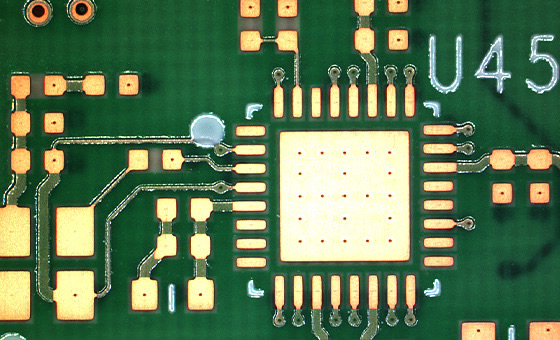
#> input picture pcb.jpg, 560 x 340 px
$ jupyter execute objectcounting.ipynb
#> lines starting #> are read from the running program, lines starting #| are printed output that depends on the picture; after the words box and inside, x2 and y2 are one past the last pixel; in counts of white or black regions, pixels touching at a corner belong together
OBJECT COUNTING

[cell 1]
import cv2 as cv
import numpy as np
from matplotlib import pyplot as plt
import time
cTime1 = time.time()
img = cv.imread("pcb.jpg", cv.IMREAD_COLOR)
#> img is the input picture: shape (340, 560, 3); mean B, G, R 83.8, 120.9, 91
img_gray = cv.cvtColor(img, cv.COLOR_BGR2GRAY)
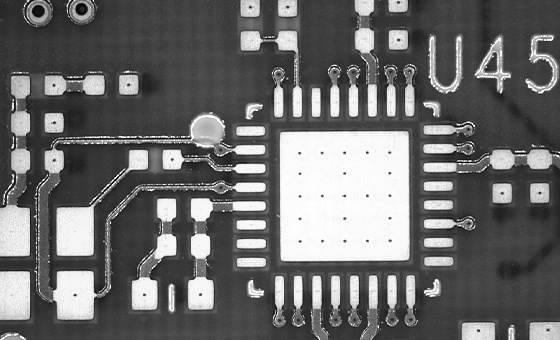
#> img_gray: shape (340, 560); min 1, max 255, mean 107.8

threshold =180
b_img = cv.threshold(img_gray, threshold,255,cv.THRESH_BINARY )[1]
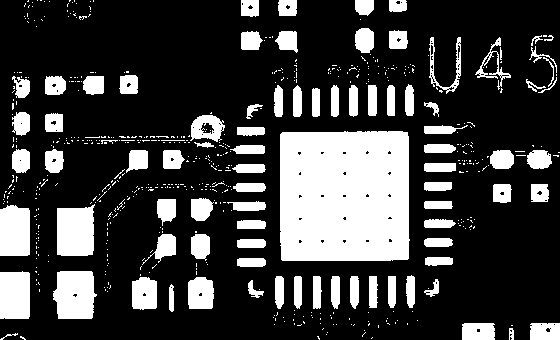
#> b_img: shape (340, 560); 24.3% white; 610 white regions (523 under 20 px)
plt.hist(img_gray.ravel(), 256, [0,256]); plt.show()
#> after `plt.hist(img_gray.ravel(), 256, [0, 256])`:
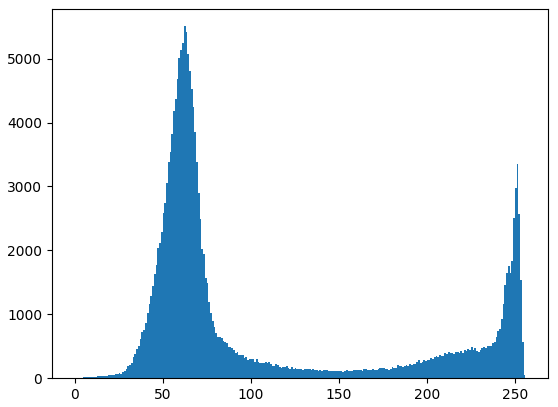
#> figure drawn by matplotlib, 1 panel; tallest bar 5507 high, from x = 62 to 63

contours, hierachy  = cv.findContours(b_img, cv.RETR_EXTERNAL, cv.CHAIN_APPROX_SIMPLE)
#> contours = 607 contours, 527 with area under 20; largest, box (x1, y1, x2, y2) and area: (280, 131, 410, 261) 16388, (53, 271, 97, 319) 1717, (57, 204, 95, 256) 1682, (0, 205, 30, 256) 1385, (0, 271, 30, 319) 1332
for i,cnt in enumerate(contours):
    if cv.contourArea(cnt) > 100:
        x,y,w,h = cv.boundingRect(cnt)
        cv.rectangle(img,(x,y),(x+w,y+h),(0,255,0),2)
#> this loop made 607 passes
#> (x, y, w, h) on passes 19, 20, 70, 71, 72, 73, 74, 75, 76, 77, 78, 79: (530, 323, 30, 17), (462, 323, 33, 17), (188, 277, 26, 32), (132, 277, 25, 33), (388, 276, 8, 32), (369, 276, 9, 32), (350, 276, 9, 33), (331, 276, 9, 33), (313, 276, 9, 33), (294, 276, 8, 33), (275, 276, 9, 33), (406, 275, 9, 33)
#> cnt on passes 1, 4, 6, 7, 8, 10: [[372, 337], [371, 338]], [[326, 334]], [[365, 332], [362, 335], [362, 336], [362, 335]], [[327, 332]], [[364, 330]], [[323, 328], [322, 329]]
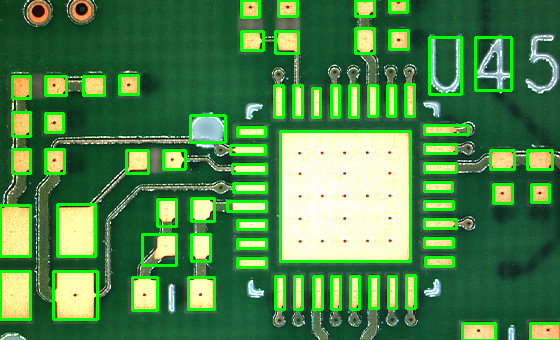
#> img: shape (340, 560, 3); 10.49% of pixels changed, all inside (x1, y1, x2, y2) = (0, 0, 560, 340)
        #cv.putText(img, str(i+1),(x,y),cv.FONT_HERSHEY_COMPLEX,2,(255,0,255),2)
cTime2 = time.time()
print(cTime2- cTime1)
print(len(contours))
#| 607
cv.imshow("sample1", img)
cv.imshow("gray", img_gray)
cv.imshow("binary", b_img)
cv.waitKey(0)
cv.destroyAllWindows()
